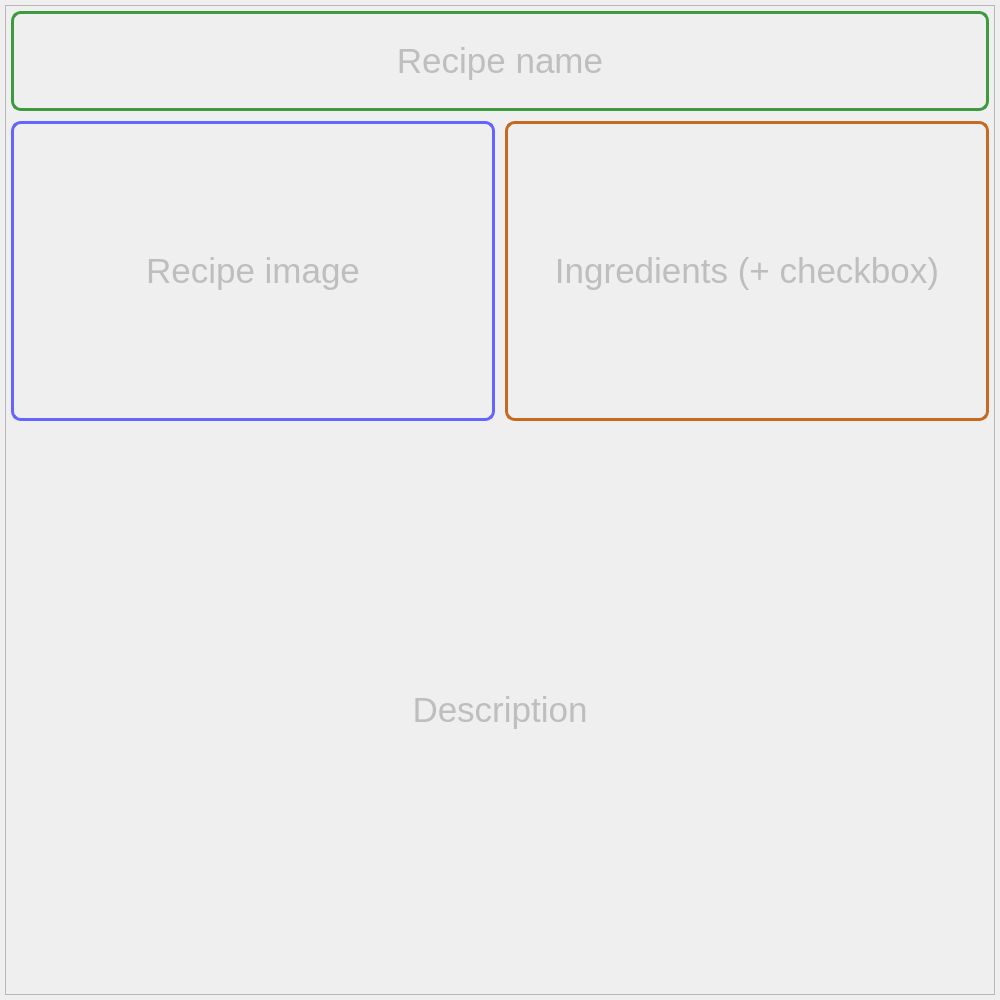
                <widget class="QWidget" name="scroll_contents">
                 <property name="geometry">
                  <rect>
                   <x>0</x>
                   <y>0</y>
                   <width>1000</width>
                   <height>1000</height>
                  </rect>
                 </property>
                 <property name="minimumSize">
                  <size>
                   <width>1000</width>
                   <height>1000</height>
                  </size>
                 </property>
                 <property name="maximumSize">
                  <size>
                   <width>16777215</width>
                   <height>16777215</height>
                  </size>
                 </property>
                 <layout class="QGridLayout" name="gridLayout_2">
                  <property name="leftMargin">
                   <number>5</number>
                  </property>
                  <property name="topMargin">
                   <number>5</number>
                  </property>
                  <property name="rightMargin">
                   <number>5</number>
                  </property>
                  <property name="bottomMargin">
                   <number>5</number>
                  </property>
                  <property name="spacing">
                   <number>10</number>
                  </property>
                  <item row="0" column="0">
                   <widget class="QFrame" name="recipe_description_frame">
                    <property name="minimumSize">
                     <size>
                      <width>0</width>
                      <height>0</height>
                     </size>
                    </property>
                    <property name="maximumSize">
                     <size>
                      <width>16777215</width>
                      <height>16777215</height>
                     </size>
                    </property>
                    <property name="frameShape">
                     <enum>QFrame::StyledPanel</enum>
                    </property>
                    <property name="frameShadow">
                     <enum>QFrame::Raised</enum>
                    </property>
                    <layout class="QVBoxLayout" name="verticalLayout_13">
                     <property name="spacing">
                      <number>10</number>
                     </property>
                     <property name="leftMargin">
                      <number>5</number>
                     </property>
                     <property name="topMargin">
                      <number>5</number>
                     </property>
                     <property name="rightMargin">
                      <number>5</number>
                     </property>
                     <property name="bottomMargin">
                      <number>5</number>
                     </property>
                     <item>
                      <layout class="QVBoxLayout" name="vert_layout">
                       <item>
                        <widget class="QLabel" name="recipe_name">
                         <property name="enabled">
                          <bool>false</bool>
                         </property>
                         <property name="maximumSize">
                          <size>
                           <width>16777215</width>
                           <height>100</height>
                          </size>
                         </property>
                         <property name="font">
                          <font>
                           <pointsize>26</pointsize>
                          </font>
                         </property>
                         <property name="styleSheet">
                          <string notr="true">border:3px solid  rgb(43, 31, 91);
border-color: rgb(62, 154, 62);
border-radius: 10px;</string>
                         </property>
                         <property name="text">
                          <string>Recipe name</string>
                         </property>
                         <property name="alignment">
                          <set>Qt::AlignCenter</set>
                         </property>
                        </widget>
                       </item>
                       <item>
                        <layout class="QHBoxLayout" name="hor_layout">
                         <item>
                          <widget class="QLabel" name="recipe_image">
                           <property name="enabled">
                            <bool>false</bool>
                           </property>
                           <property name="minimumSize">
                            <size>
                             <width>0</width>
                             <height>300</height>
                            </size>
                           </property>
                           <property name="maximumSize">
                            <size>
                             <width>16777215</width>
                             <height>300</height>
                            </size>
                           </property>
                           <property name="font">
                            <font>
                             <pointsize>26</pointsize>
                            </font>
                           </property>
                           <property name="styleSheet">
                            <string notr="true">border:3px solid  rgb(43, 31, 91);
border-color: rgb(100, 100, 255);
border-radius: 10px;</string>
                           </property>
                           <property name="text">
                            <string>Recipe image</string>
                           </property>
                           <property name="alignment">
                            <set>Qt::AlignCenter</set>
                           </property>
                          </widget>
                         </item>
                         <item>
                          <widget class="QLabel" name="recipe_ingridients">
                           <property name="enabled">
                            <bool>false</bool>
                           </property>
                           <property name="minimumSize">
                            <size>
                             <width>0</width>
                             <height>300</height>
                            </size>
                           </property>
                           <property name="maximumSize">
                            <size>
                             <width>16777215</width>
                             <height>300</height>
                            </size>
                           </property>
                           <property name="font">
                            <font>
                             <pointsize>26</pointsize>
                            </font>
                           </property>
                           <property name="styleSheet">
                            <string notr="true">border:3px solid  rgb(43, 31, 91);
border-color: rgb(197, 106, 32);
border-radius: 10px

</string>
                           </property>
                           <property name="text">
                            <string>Ingredients (+ checkbox)</string>
                           </property>
                           <property name="alignment">
                            <set>Qt::AlignCenter</set>
                           </property>
                          </widget>
                         </item>
                        </layout>
                       </item>
                       <item>
                        <widget class="QLabel" name="recipe_description">
                         <property name="enabled">
                          <bool>false</bool>
                         </property>
                         <property name="font">
                          <font>
                           <pointsize>26</pointsize>
                          </font>
                         </property>
                         <property name="text">
                          <string>Description</string>
                         </property>
                         <property name="alignment">
                          <set>Qt::AlignCenter</set>
                         </property>
                        </widget>
                       </item>
                      </layout>
                     </item>
                    </layout>
                   </widget>
                  </item>
                 </layout>
                </widget>
